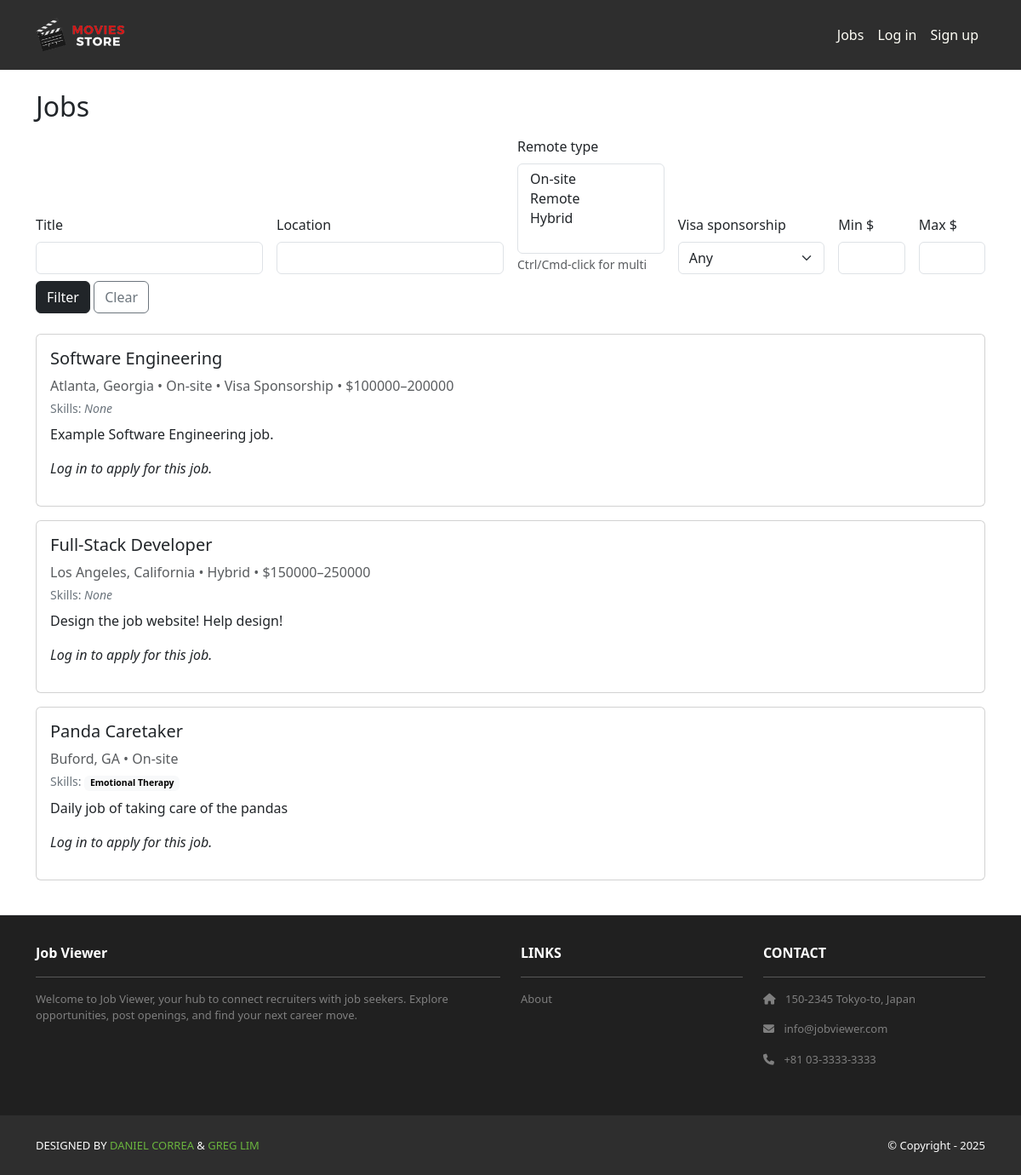
The app's page /jobs/, older data.
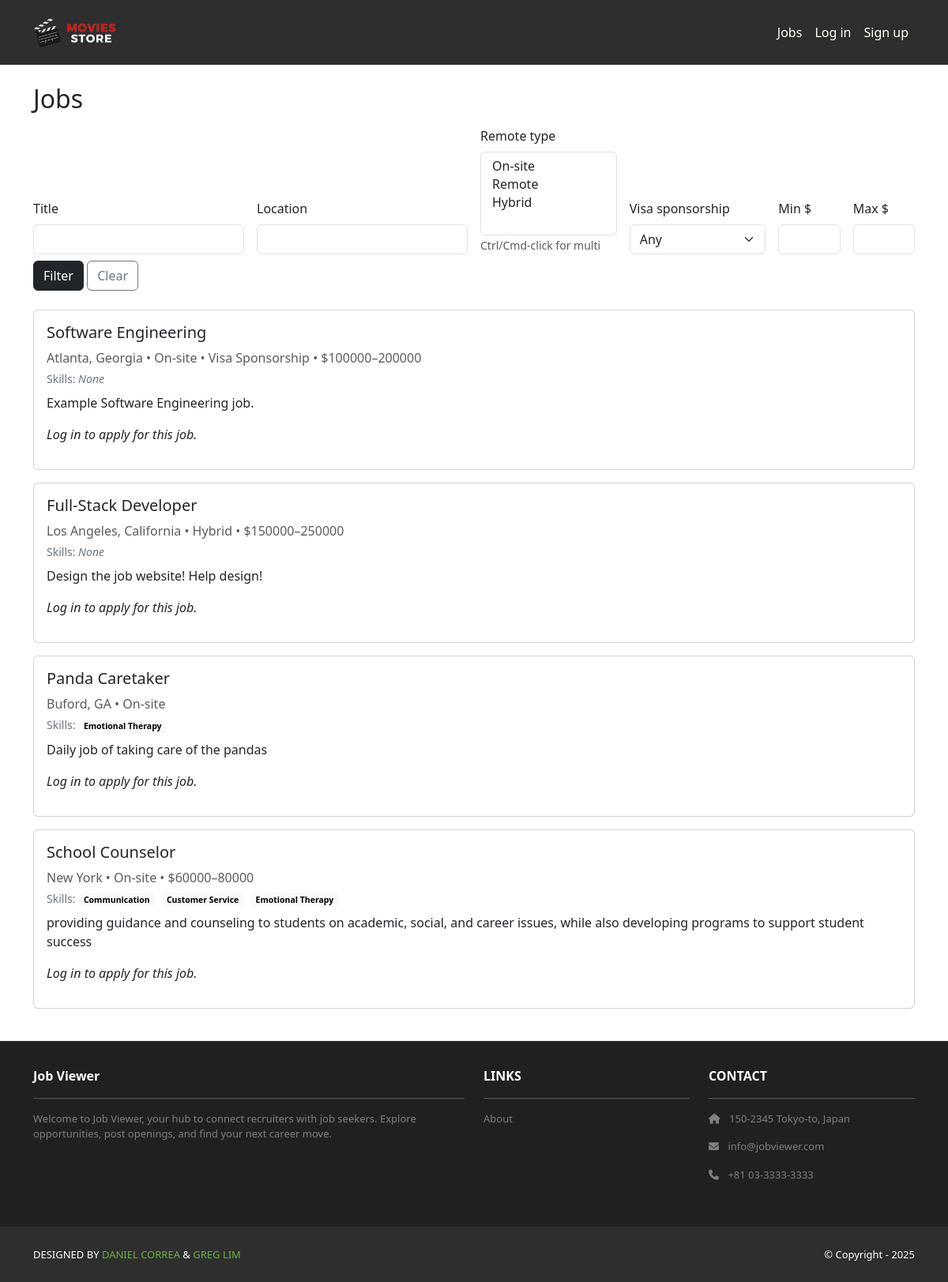
The same page, newer data.
### jobs/models.py (models this page shows, shortened)
class Job(models.Model):
    class RemoteType(models.TextChoices):
        ONSITE = "ONSITE", "On-site"
        REMOTE = "REMOTE", "Remote"
        HYBRID = "HYBRID", "Hybrid"
    title = models.CharField(max_length=200, db_index=True)
    description = models.TextField()
    location = models.CharField(max_length=200, db_index=True)
    remote_type = models.CharField(max_length=6, choices=RemoteType.choices)
    salary_min = models.PositiveIntegerField(null=True, blank=True)
    salary_max = models.PositiveIntegerField(null=True, blank=True)
    visa_sponsorship = models.BooleanField(default=False)
    min_experience = models.PositiveIntegerField(null=True, blank=True)
    skills = models.ManyToManyField(Skill, blank=True, related_name="jobs")
    created_by = models.ForeignKey(
        settings.AUTH_USER_MODEL,
        on_delete=models.CASCADE,
        related_name="jobs",
        limit_choices_to={"role": "RECRUITER"},
    )
    created_at = models.DateTimeField(auto_now_add=True)

### jobSeekers/models.py (models this page shows, shortened)
class Skill(models.Model):
    name = models.CharField(max_length=255, unique=True)

### jobs/views.py (the view)
# urls.py: path("", views.job_list, name="jobs.list"),
def job_list(request):
    qs = Job.objects.all().select_related("created_by").prefetch_related("skills")
    f = JobFilter(request.GET, queryset=qs)
    selected_remote_types = request.GET.getlist("remote_type")
    applied_jobs = []
    if request.user.is_authenticated and request.user.is_jobseeker:
        applied_jobs = Application.objects.filter(user=request.user).values_list('job_id', flat=True)
    return render(request, "jobs/list.html", {
        "filter": f,
        "jobs": f.qs,
        "selected_remote_types": selected_remote_types,
        "applied_jobs": applied_jobs,
    })

### jobs/templates/jobs/list.html (shortened to what the changed rows need)
{% extends "base.html" %}
{% load static %}
{% block content %}
<div class="container py-4">
  <h2 class="mb-3">Jobs</h2>
  {% for job in jobs %}
    <div class="card mb-3">
      <div class="card-body">
        <h5 class="card-title">{{ job.title }}</h5>
        <div class="text-muted mb-1">
          {{ job.location }} • {{ job.get_remote_type_display }}
          {% if job.visa_sponsorship %} • Visa Sponsorship{% endif %}
          {% if job.salary_min or job.salary_max %}
            • ${{ job.salary_min|default:"?" }}–{{ job.salary_max|default:"?" }}
          {% endif %}
        </div>
        <div class="small text-secondary mb-2">
          Skills:
          {% for s in job.skills.all %}
            <span class="badge text-bg-light me-1">{{ s.name }}</span>
          {% empty %}
            <em>None</em>
          {% endfor %}
        </div>
        <p class="card-text">{{ job.description|truncatewords:40 }}</p>
        {% if user.is_authenticated %}
        {% if user.is_jobseeker %}
           {% if job.id in applied_jobs %}
           <a href="{% url 'application_status' job.id %}" class="btn btn-primary">
            Check Status
        </a>
          {% else %}
           <button type="button" class="btn btn-success" data-bs-toggle="modal" data-bs-target="#applyModal{{ job.id }}">
               Apply
           </button>
           {% endif %}
           <div class="modal fade" id="applyModal{{ job.id }}" tabindex="-1" aria-hidden="true">            <div class="modal-dialog">
              <div class="modal-content">
                <div class="modal-header">
                  <h5 class="modal-title">Apply for {{ job.title }}</h5>
                  <button type="button" class="btn-close" data-bs-dismiss="modal"></button>
                </div>
                <div class="modal-body">
                  <form method="POST" action="{% url 'apply_job' job.id %}">
                    {% csrf_token %}
                    <div class="mb-3">
                      <label for="message" class="form-label">Message to Employer</label>
                      <textarea class="form-control" id="message" name="message" rows="4" required></textarea>
                    </div>
                    <button type="submit" class="btn btn-primary">Send Application</button>
                  </form>
                </div>
              </div>
            </div>
          </div>
          {% else %}
          <p><em>Log in as Job Seeker to apply</em></p>
          {% endif %}
         {% else %}
           <p><em>Log in to apply for this job.</em></p>
         {% endif %}
      </div>
    </div>
  {% empty %}
    <p>No jobs match your filters.</p>
  {% endfor %}
</div>
{% endblock %}

Row changes from the older to the newer data that the page shows:
added Job: title "School Counselor", location "New York", remote_type "On-site", salary_min "60000", salary_max "80000", description "providing guidance and counseling to students on academic, social, and career issues, while also developing programs to support student success", Skill (name "Emotional Therapy")
now on this page (row unchanged): Skill: name "Communication", shown under "School Counselor"
now on this page (row unchanged): Skill: name "Customer Service", shown under "School Counselor"
